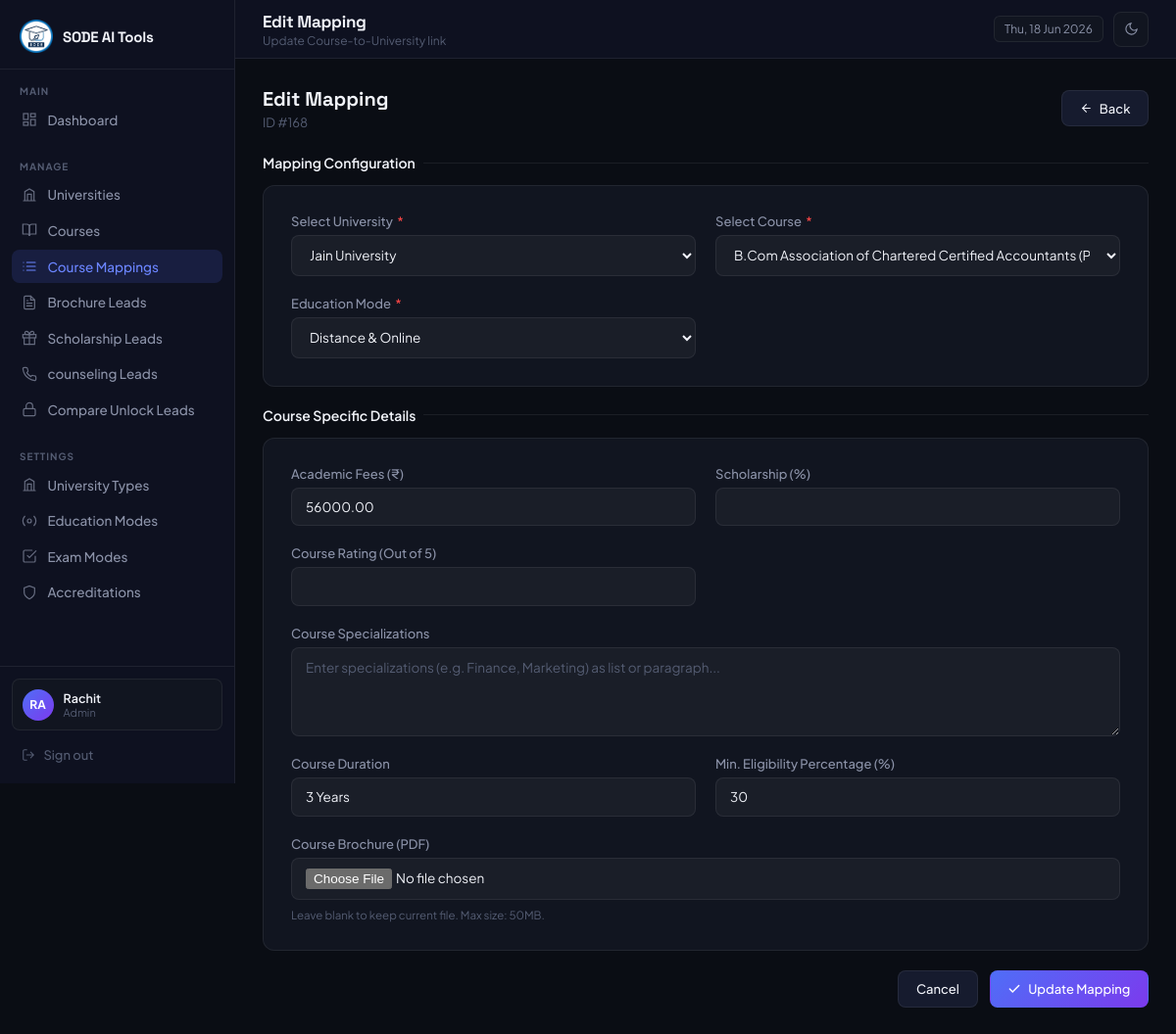
/admin/mappings/edit.php?id=168 (signed in), run on the app's committed database.
### tables this page shows
CREATE TABLE `university_courses` (
  `id` int(10) UNSIGNED NOT NULL,
  `university_id` int(10) UNSIGNED NOT NULL,
  `course_id` int(10) UNSIGNED NOT NULL,
  `education_mode_id` tinyint(3) UNSIGNED NOT NULL,
  `academic_fees` decimal(10,2) DEFAULT NULL,
  `course_duration` varchar(100) DEFAULT NULL,
  `min_eligibility_percentage` int(3) DEFAULT NULL,
  `fees_discount` decimal(10,2) DEFAULT NULL,
  `course_rating` decimal(3,1) DEFAULT NULL,
  `course_specializations` text DEFAULT NULL,
  `brochure_file` varchar(500) DEFAULT NULL,
  `is_active` tinyint(1) NOT NULL DEFAULT 1,
  `created_at` timestamp NOT NULL DEFAULT current_timestamp(),
  `updated_at` timestamp NOT NULL DEFAULT current_timestamp() ON UPDATE current_timestamp()
);

CREATE TABLE `universities` (
  `id` int(10) UNSIGNED NOT NULL,
  `name` varchar(255) NOT NULL,
  `display_name` varchar(255) DEFAULT NULL,
  `slug` varchar(255) DEFAULT NULL,
  `image` varchar(500) DEFAULT NULL,
  `sample_certificate` varchar(500) DEFAULT NULL,
  `rating` decimal(3,1) DEFAULT NULL,
  `nirf_ranking` smallint(5) UNSIGNED DEFAULT NULL,
  `year_of_establishment` year(4) DEFAULT NULL,
  `university_type_id` int(11) DEFAULT NULL,
  `campus_location` varchar(255) DEFAULT NULL,
  `avg_placement_package` varchar(100) DEFAULT NULL,
  `placement_assistance` tinyint(1) NOT NULL DEFAULT 0,
  `emi_facility` tinyint(1) NOT NULL DEFAULT 0,
  `scholarship` tinyint(1) NOT NULL DEFAULT 0,
  `key_advantages` text DEFAULT NULL,
  `view_university_link` varchar(500) DEFAULT NULL,
  `is_active` tinyint(1) NOT NULL DEFAULT 1,
  `created_at` timestamp NOT NULL DEFAULT current_timestamp(),
  `updated_at` timestamp NOT NULL DEFAULT current_timestamp() ON UPDATE current_timestamp()
);

CREATE TABLE `courses` (
  `id` int(10) UNSIGNED NOT NULL,
  `name` varchar(255) NOT NULL,
  `display_name` varchar(255) DEFAULT NULL,
  `slug` varchar(255) DEFAULT NULL,
  `course_level` enum('UG','PG') NOT NULL,
  `is_active` tinyint(1) NOT NULL DEFAULT 1,
  `created_at` timestamp NOT NULL DEFAULT current_timestamp(),
  `updated_at` timestamp NOT NULL DEFAULT current_timestamp() ON UPDATE current_timestamp()
);

CREATE TABLE `education_modes` (
  `id` tinyint(3) UNSIGNED NOT NULL,
  `mode_name` varchar(100) NOT NULL
);

### includes/helpers.php (called while the page is built, shortened)
<?php
function get_display_name(string $name, ?string $display_name): string {
    return (!empty($display_name)) ? $display_name : $name;
}
function e(mixed $val): string {
    return htmlspecialchars((string)$val, ENT_QUOTES, 'UTF-8');
}

### admin/mappings/edit.php (the view, shortened to what this page needs)
<?php
require_once '../../includes/db.php';
require_once '../../includes/helpers.php';
$id = (int)($_GET['id'] ?? 0);
$stmt = $pdo->prepare("SELECT * FROM university_courses WHERE id=? AND is_active=1");
$stmt->execute([$id]);
$mapping = $stmt->fetch();
$old    = $mapping;
$universities = $pdo->query("SELECT id, name, display_name FROM universities WHERE is_active=1 ORDER BY name")->fetchAll();
$courses = $pdo->query("SELECT id, name, display_name, course_level FROM courses WHERE is_active=1 ORDER BY name")->fetchAll();
$modes = $pdo->query("SELECT * FROM education_modes ORDER BY id")->fetchAll();
?>
<!DOCTYPE html>
<html lang="en">
<head>
<link href="https://cdn.jsdelivr.net/npm/tom-select@2.2.2/dist/css/tom-select.default.min.css" rel="stylesheet">
</head>
<body>
<?php require_once __DIR__ . '/../includes/sidebar.php'; ?>
<main class="main">
  <?php require_once __DIR__ . '/../includes/topbar.php'; ?>
  <div class="content">
    <div class="page-header">
      <div><h3>Edit Mapping</h3><p>ID #<?= $id ?></p></div>
      <a href="<?= ADMIN_URL ?>/mappings/index.php" class="btn btn-secondary">
        <svg width="13" height="13" viewBox="0 0 24 24" fill="none" stroke="currentColor" stroke-width="2" stroke-linecap="round"><line x1="19" y1="12" x2="5" y2="12"/><polyline points="12 19 5 12 12 5"/></svg>
        Back
      </a>
    </div>
    <form method="POST" enctype="multipart/form-data" novalidate>
      <div class="section-title">Mapping Configuration</div>
      <div class="form-card" style="margin-bottom:1.25rem;">
        <div class="form-grid">
          <div class="form-group">
            <label>Select University <span class="req">*</span></label>
            <select name="university_id" id="university_id" class="form-control select-search" required>
              <?php foreach($universities as $u): ?>
                <option value="<?= $u['id'] ?>" <?= ($old['university_id']??'') == $u['id'] ? 'selected' : '' ?>>
                  <?= e(get_display_name($u['name'], $u['display_name'])) ?>
                </option>
              <?php endforeach; ?>
            </select>
          </div>
          <div class="form-group">
            <label>Select Course <span class="req">*</span></label>
            <select name="course_id" id="course_id" class="form-control select-search" required>
              <?php foreach($courses as $c): ?>
                <option value="<?= $c['id'] ?>" <?= ($old['course_id']??'') == $c['id'] ? 'selected' : '' ?>>
                  <?= e(get_display_name($c['name'], $c['display_name'])) ?>
                  <?= $c['course_level'] ? '('.e($c['course_level']).')' : '' ?>
                </option>
              <?php endforeach; ?>
            </select>
          </div>
          <div class="form-group">
            <label>Education Mode <span class="req">*</span></label>
            <select name="education_mode_id" class="form-control" required>
              <?php foreach($modes as $m): ?>
                <option value="<?= $m['id'] ?>" <?= ($old['education_mode_id']??'') == $m['id'] ? 'selected' : '' ?>>
                  <?= e($m['mode_name']) ?>
                </option>
              <?php endforeach; ?>
            </select>
          </div>
        </div>
      </div>
      <div class="section-title">Course Specific Details</div>
      <div class="form-card" style="margin-bottom:1.25rem;">
        <div class="form-grid">
          <div class="form-group">
            <label>Academic Fees (₹)</label>
            <input name="academic_fees" type="number" step="0.01" class="form-control"
                   value="<?= e($old['academic_fees'] ?? '') ?>">
          </div>
          <div class="form-group">
            <label>Scholarship (%)</label>
            <input name="fees_discount" type="number" step="0.1" min="0" max="100" class="form-control"
                   value="<?= isset($old['fees_discount']) ? (float)$old['fees_discount'] : '' ?>">
          </div>
          <div class="form-group">
            <label>Course Rating (Out of 5)</label>
            <input name="course_rating" type="number" step="0.1" min="0" max="5" class="form-control"
                   value="<?= isset($old['course_rating']) ? (float)$old['course_rating'] : '' ?>">
          </div>
          <div class="form-group full">
            <label>Course Specializations</label>
            <textarea name="course_specializations" class="form-control" rows="4" placeholder="Enter specializations (e.g. Finance, Marketing) as list or paragraph..."><?= e($old['course_specializations'] ?? '') ?></textarea>
          </div>
          <div class="form-group">
            <label>Course Duration</label>
            <input name="course_duration" type="text" class="form-control" placeholder="e.g. 2 Years"
                   value="<?= e($old['course_duration'] ?? '') ?>">
          </div>
          <div class="form-group">
            <label>Min. Eligibility Percentage (%)</label>
            <input name="min_eligibility_percentage" type="number" min="0" max="100" class="form-control" placeholder="e.g. 50"
                   value="<?= e($old['min_eligibility_percentage'] ?? '') ?>">
          </div>
          <div class="form-group full">
            <label>Course Brochure (PDF)</label>
            <input type="file" name="brochure_file" accept=".pdf,image/*" class="form-control">
            <span class="form-hint">Leave blank to keep current file. Max size: 50MB.</span>
          </div>
        </div>
      </div>
      <div style="display:flex;gap:.75rem;justify-content:flex-end;">
        <a href="<?= ADMIN_URL ?>/mappings/index.php" class="btn btn-secondary">Cancel</a>
        <button type="submit" class="btn btn-primary">
          <svg width="14" height="14" viewBox="0 0 24 24" fill="none" stroke="currentColor" stroke-width="2.5" stroke-linecap="round"><polyline points="20 6 9 17 4 12"/></svg>
          Update Mapping
        </button>
      </div>
    </form>
  </div>
</main>
</body>
</html>

### admin/includes/layout_head.php (style rules this page uses)
*, *::before, *::after { box-sizing: border-box; margin: 0; padding: 0; }
:root { color-scheme: dark; --bg: #0a0d14; --sidebar: #0e1120; --surface: #111520; --surface-h: #161b2e; --border: rgba(255, 255, 255, 0.07); --border-h: rgba(255, 255, 255, 0.13); --accent: #4f6ef7; --accent-h: #6b85ff; --accent-g: #7c3aed; --text: #f1f3f9; --text-m: #8b92a8; --text-s: #545c72; --success: #22c55e; --warning: #f59e0b; --danger: #ef4444; --radius: 12px; --radius-sm: 8px; --sidebar-w: 240px; }
select option { background: var(--surface); color: var(--text); }
body { font-family: 'Plus Jakarta Sans', sans-serif; background: var(--bg); color: var(--text); display: flex; min-height: 100vh; font-size: 14px; transition: background 0.2s, color 0.2s; overflow-x: hidden; }
.main { margin-left: var(--sidebar-w); flex: 1; display: flex; flex-direction: column; min-height: 100vh; min-width: 0; }
.content { padding: 1.75rem; flex: 1; min-width: 0; max-width: 100%; overflow-x: hidden; }
.section-title { font-size: 14px; font-weight: 600; color: var(--text); margin-bottom: 0.875rem; display: flex; align-items: center; gap: 8px; }
.section-title::after { content: ''; flex: 1; height: 1px; background: var(--border); }
.form-card { background: var(--surface); border: 1px solid var(--border); border-radius: var(--radius); padding: 1.75rem; }
.form-grid { display: grid; grid-template-columns: 1fr 1fr; gap: 1.25rem; }
.form-group { display: flex; flex-direction: column; gap: 6px; }
.form-group.full { grid-column: 1 / -1; }
.form-group label { font-size: 13px; font-weight: 500; color: var(--text-m); }
.form-group label span.req { color: var(--danger); margin-left: 2px; }
.form-control { width: 100%; background: rgba(255, 255, 255, 0.04); border: 1px solid var(--border); border-radius: var(--radius-sm); padding: 0.65rem 0.875rem; font-size: 13.5px; font-family: inherit; color: var(--text); transition: border-color 0.2s, box-shadow 0.2s; outline: none; }
.form-control::placeholder { color: var(--text-s); }
select.form-control { cursor: pointer; }
textarea.form-control { resize: vertical; min-height: 90px; }
.form-hint { font-size: 11.5px; color: var(--text-s); margin-top: 2px; }
.btn { display: inline-flex; align-items: center; gap: 7px; padding: 0.6rem 1.1rem; border-radius: var(--radius-sm); font-size: 13px; font-weight: 500; font-family: inherit; cursor: pointer; transition: opacity 0.2s, transform 0.15s, background 0.15s; text-decoration: none; border: 1px solid transparent; }
.btn-primary { background: linear-gradient(135deg, var(--accent) 0%, var(--accent-g) 100%); color: #fff; border-color: transparent; }
.btn-secondary { background: var(--surface-h); color: var(--text); border-color: var(--border); }
.page-header { display: flex; align-items: center; justify-content: space-between; margin-bottom: 1.5rem; }
.page-header h3 { font-family: 'Space Grotesk', sans-serif; font-size: 20px; font-weight: 700; }
.page-header p { font-size: 13px; color: var(--text-s); margin-top: 3px; }

### data on the page
university_courses: university_id "Jain University", course_id "B.Com Association of Chartered Certified Accountants (PG)", education_mode_id "Distance & Online", academic_fees "56000.00", course_duration "3 Years", min_eligibility_percentage "30"

### other printed values
substr($_SESSION['admin_name'], 0, 2) "RA"
$_SESSION['admin_name'] "Rachit"
$_SESSION['admin_role'] "Admin"
$page_title "Edit Mapping"
$page_subtitle "Update Course-to-University link"
$id "168"
